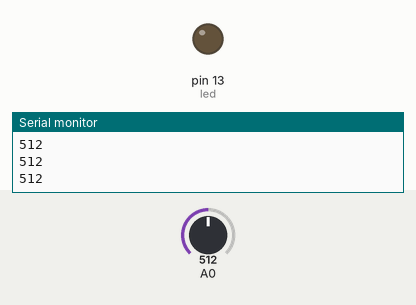
The sketch below on a simulated Arduino Uno, built with avr-gcc and run on an emulated ATmega328P. Parts: output pins drawn as LEDs (lit = HIGH), the last lines printed to the serial monitor. The test bench sets the inputs (shaded band); at power-on: A0 = 512.

Above: at 1.2 s.
1.3 s: A0 set to 900
At 2.3 s:
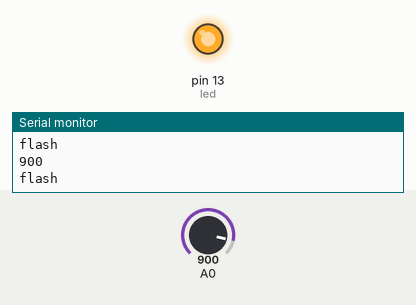
2.8 s: A0 set to 1023
At 4.0 s:
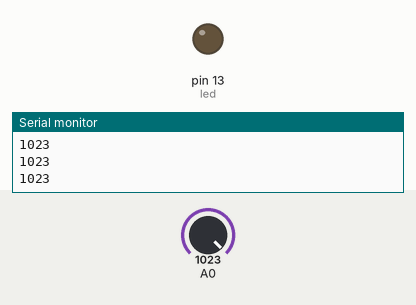
4.3 s: A0 set to 0
At 4.8 s:
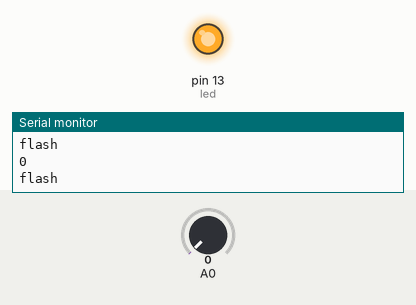
Timing chart, 0 to 7.3 s (numbered marks = the images above; inputs shaded):
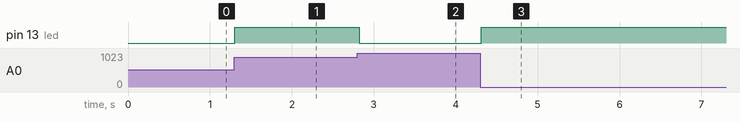

The sketch:

random_from_analog.ino
```cpp
/*
  RamdomFromAnalog
  With nothing connected to the analog input on pin 0, I have no idea what values it's reading.
  Let's call it random.
 */

// Pin 13 has an LED connected on most Arduino boards.
// give it a name:
int led = 13;

// the setup routine runs once when you press reset:
void setup() {
  // initialize serial communication at 9600 bits per second:
  Serial.begin(9600);
  // initialize the digital pin as an output.
  pinMode(led, OUTPUT);
}

// the loop routine runs over and over again forever:
void loop() {
  // read the input on analog pin 0:
  int sensorValue = analogRead(A0);
  // print out the value you read:
  Serial.println(sensorValue);
  if (sensorValue % 12 == 0) {
    digitalWrite(led, HIGH);   // turn the LED on (HIGH is the voltage level)
    Serial.println("flash");
  } else {
    digitalWrite(led, LOW);    // turn the LED off by making the voltage LOW
  }
  delay(30);        // delay in between reads for stability
}
```

Measured:
- after the input at 1.3 s, pin 13 (led): LOW → HIGH at once
- after the input at 2.8 s, pin 13 (led): HIGH → LOW at once
- after the input at 4.3 s, pin 13 (led): LOW → HIGH at once
